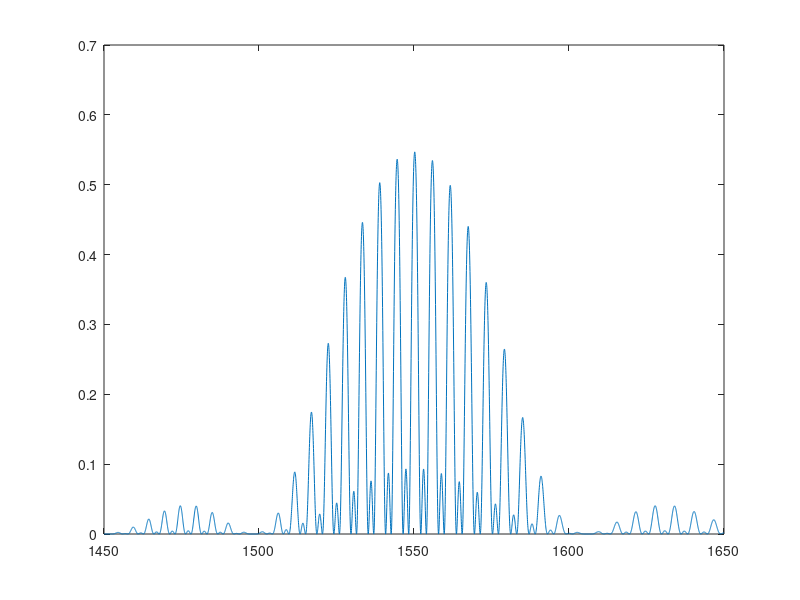

The MATLAB script that drew this image:
clear all
close all
clc

lamda0=1550; % nanometri
n1=3.2609;
n2=3.2255;
r=abs((n1-n2)/(n1+n2));
t=2*sqrt(n1*n2)/(n1+n2);

delta=100;
N=5000;
bursts=3;
z0=65000;
z1=7000;
L1=lamda0./(4.*n1);
L2=lamda0./(4.*n2);
lmbda=linspace(lamda0-delta,lamda0+delta,N);
m=round(z1/(L1+L2));
%L3=z0-m*(L1+L2);
L3=z0-z1;

beta1=2.*pi.*n1./lmbda;
beta2=2.*pi.*n2./lmbda;
beta3=beta1;

phiplus=beta1.*L1+beta2.*L2;
phiminus=beta1.*L1-beta2.*L2;

matrix=zeros(2,2,N);
matrix(1,1,:)=(exp(j.*phiplus)-r^2.*exp(-j.*phiminus))./t.^2;
matrix(1,2,:)=r.*(exp(j.*phiplus)-exp(-j.*phiminus))./t.^2;
matrix(2,1,:)=r.*(exp(-j.*phiplus)-exp(j.*phiminus))./t.^2;
matrix(2,2,:)=(exp(-j.*phiplus)-r^2.*exp(j.*phiminus))./t.^2;


for i=1:N
matrix(:,:,i)=matrix(:,:,i)^m;
end
matrix2=matrix; %treba nam da bi dodali na kraj jos jedan ovakav

%% pomnoziti matrix sa refl(nije potreban) i transl
%refl=ones(2,2,N);
%refl(1,2,:)=r;
%refl(2,1,:)=r;
%refl=refl./t;

transm=zeros(2,2,N);
transm(1,1,:)=exp(j.*beta3.*L3);
%transm(1,2,:)=exp(-j.*beta3.*L3);
%transm(2,1,:)=exp(j.*beta3.*L3);
transm(2,2,:)=exp(-j.*beta3.*L3);

for i=1:N
%matrix(:,:,i)=(matrix(:,:,i)*refl(:,:,i))*transm(:,:,i);
matrix(:,:,i)=matrix(:,:,i)*transm(:,:,i);
end
%%----------------------------------------


%% podici matrix na burst ekvivalentno sa N burstova
for i=1:N
matrix(:,:,i)=matrix(:,:,i)^bursts;
end
%%-------------------------



%% pomnoziti sa jos jednom matrix na m ekv sa dodavanjem jos m resetaka na kraj;
for i=1:N
matix(:,:,i)=matrix(:,:,i)*matrix2(:,:,i);
end
%%====================================

reflection=abs((matrix(2,1,:)./matrix(1,1,:)));
phase=unwrap(angle(matrix(2,1,:)./matrix(1,1,:)));

reflection=reshape(reflection,1,[]);
phase=reshape(phase,1,[]);

plot(lmbda,reflection.^2) 
%figure(2)
%plot(lmbda,phase)
